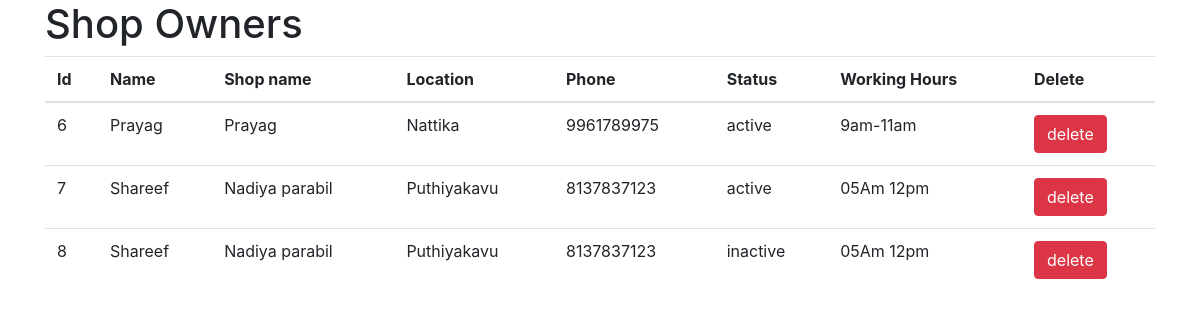
The app's page /serverside-PHP/store/admin/index.php with its own data.
### tables this page shows
CREATE TABLE `stores` (
  `id` int(250) NOT NULL,
  `name` varchar(100) NOT NULL,
  `password` varchar(100) NOT NULL,
  `s_name` varchar(100) NOT NULL,
  `location` varchar(100) NOT NULL,
  `phone` varchar(100) NOT NULL,
  `status` varchar(100) NOT NULL,
  `w_hrs` varchar(100) NOT NULL
);

### serverside-PHP/store/admin/index.php (the view, shortened to what this page needs)
<html>
  <head>
    <link rel="stylesheet" href="https://maxcdn.bootstrapcdn.com/bootstrap/4.4.1/css/bootstrap.min.css">
  </head>
  <body>
<div class="container">
<h1>Shop Owners</h1>
<div class="text-center">
<table class="table table-hover">
  <thead><tr><th>Id</th><th>Name</th><th>Shop name</th><th>Location</th><th>Phone</th><th>Status</th><th>Working Hours</th><th>Delete</th></tr></thead>
  <tbody>
<?php
  require '../connect.php';
  $sql="Select id,name,s_name,location,phone,status,w_hrs From stores";
  $result=$conn->query($sql);
  if($result->num_rows>0){
    while($row=$result->fetch_assoc()){
      echo "<tr><td>".$row["id"]."</td><td>".$row["name"]."</td><td>".$row["s_name"]."</td><td>".$row["location"]."</td><td>".$row["phone"]."</td><td>".$row["status"]."</td><td>".$row["w_hrs"]."</td><td><button onclick=location.href='delete.php?id=".$row["id"]."' class='btn btn-danger'>delete</button></td></tr>";
    }
  }
?>
</tbody>
</table>
</div>
</div>
  </body>
</html>

### records on screen
stores: id "6", name "Prayag", s_name "Prayag", location "Nattika", phone "9961789975", status "active", w_hrs "9am-11am"
stores: id "7", name "Shareef", s_name "Nadiya parabil", location "Puthiyakavu", phone "8137837123", status "active", w_hrs "05Am 12pm"
stores: id "8", name "Shareef", s_name "Nadiya parabil", location "Puthiyakavu", phone "8137837123", status "inactive", w_hrs "05Am 12pm"
